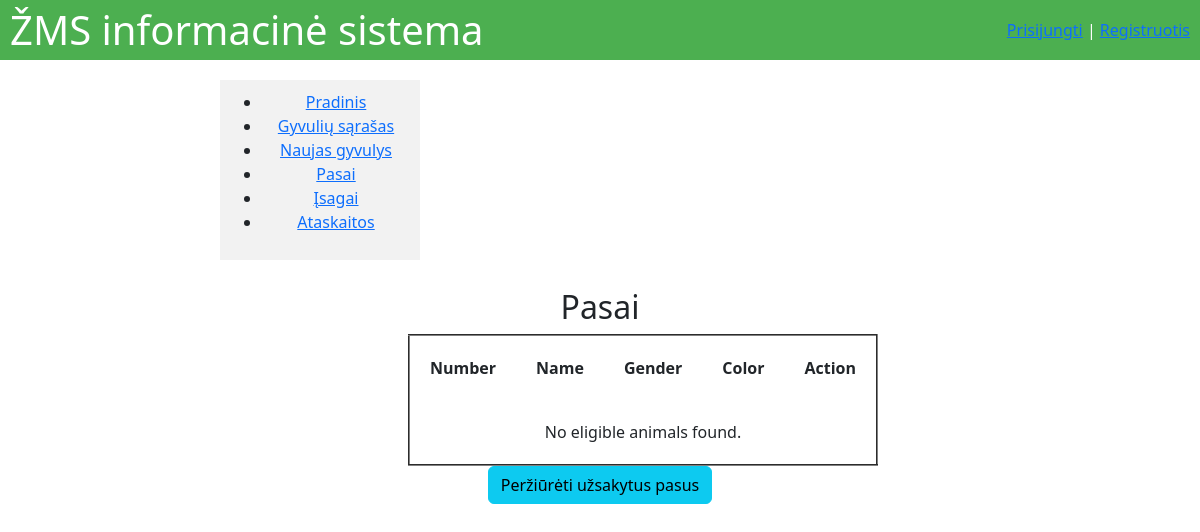
The page /passport/ on the database as committed earlier.
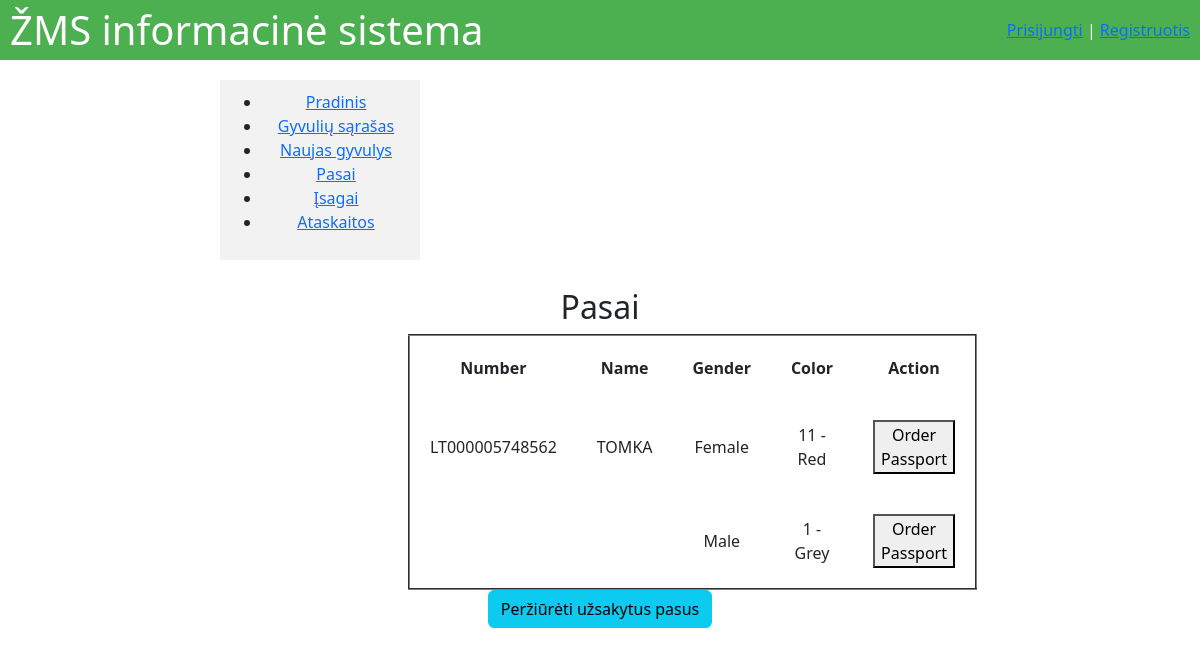
The same page on the database as committed later.
### main/models.py (models this page shows, shortened)
class Animal(models.Model):
    number = models.CharField(max_length=14,null=True, blank=True,unique=True)
    gender = models.CharField(max_length=10,null=True, blank=True, choices=[('male', 'Male'), ('female', 'Female')])
    color = models.CharField(max_length=50,choices=COLOR_CHOICES, blank=True, null=True)
    name = models.CharField(max_length=50, blank=True, null=True)
    weight = models.DecimalField(max_digits=6, decimal_places=2, blank=True, null=True)
    birth_date = models.DateField(blank=True, null=True)
    mother = models.ForeignKey(
        'self',
        on_delete=models.SET_NULL,
        null=True,
        blank=True,
        related_name='offspring'
    )
    has_isagai = models.BooleanField(default=False)
    has_passport = models.BooleanField(default=False)
    owner = models.ForeignKey(
        settings.AUTH_USER_MODEL,
        on_delete=models.CASCADE,
        related_name='animals',
        null=True, blank=True
    )

### main/views.py (the view)
# urls.py: path('passport/', views.passport, name='passport'),
def passport(request):
    eligible_animals = Animal.objects.filter(has_passport=False) \
        .exclude(events__event_type__in=['Gaišimas', 'Išvežimas']).distinct()
    return render(request, 'main/pasai.html', {'animals': eligible_animals})

### templates/main/pasai.html (shortened to what this page needs)
{% extends 'main/base.html' %}
{% block content %}
<div class="mx-auto p-2" style="width: 400px;">
<h2>Pasai</h2>
<table border="2" cellspacing="0" cellpadding="20">
  <thead>
    <tr>
      <th>Number</th>
      <th>Name</th>
      <th>Gender</th>
      <th>Color</th>
      <th>Action</th>
    </tr>
  </thead>
  <tbody>
    {% for animal in animals %}
    <tr>
      <td>{{ animal.number }}</td>
      <td>{{ animal.name }}</td>
      <td>{{ animal.get_gender_display }}</td>
      <td>{{ animal.get_color_display }}</td>
      <td>
        <form method="post" action="{% url 'order_passport' animal.pk %}">
          <button type="submit">Order Passport</button>
        </form>
      </td>
    </tr>
    {% empty %}
    <tr>
      <td colspan="5">No eligible animals found.</td>
    </tr>
    {% endfor %}
  </tbody>
</table>
<a href="{% url 'ordered_passports' %}" class="btn btn-info" style="margin-bottom: 10px;">Peržiūrėti užsakytus pasus</a>
</div>
{% endblock %}

Rows that differ between the two databases and show on the page:
added Animal: number "LT000005748562", name "TOMKA", gender "Female", color "11 - Red"
added Animal: gender "Male", color "1 - Grey"
Other text that changed with them:
text no longer shown: "No eligible animals found."
